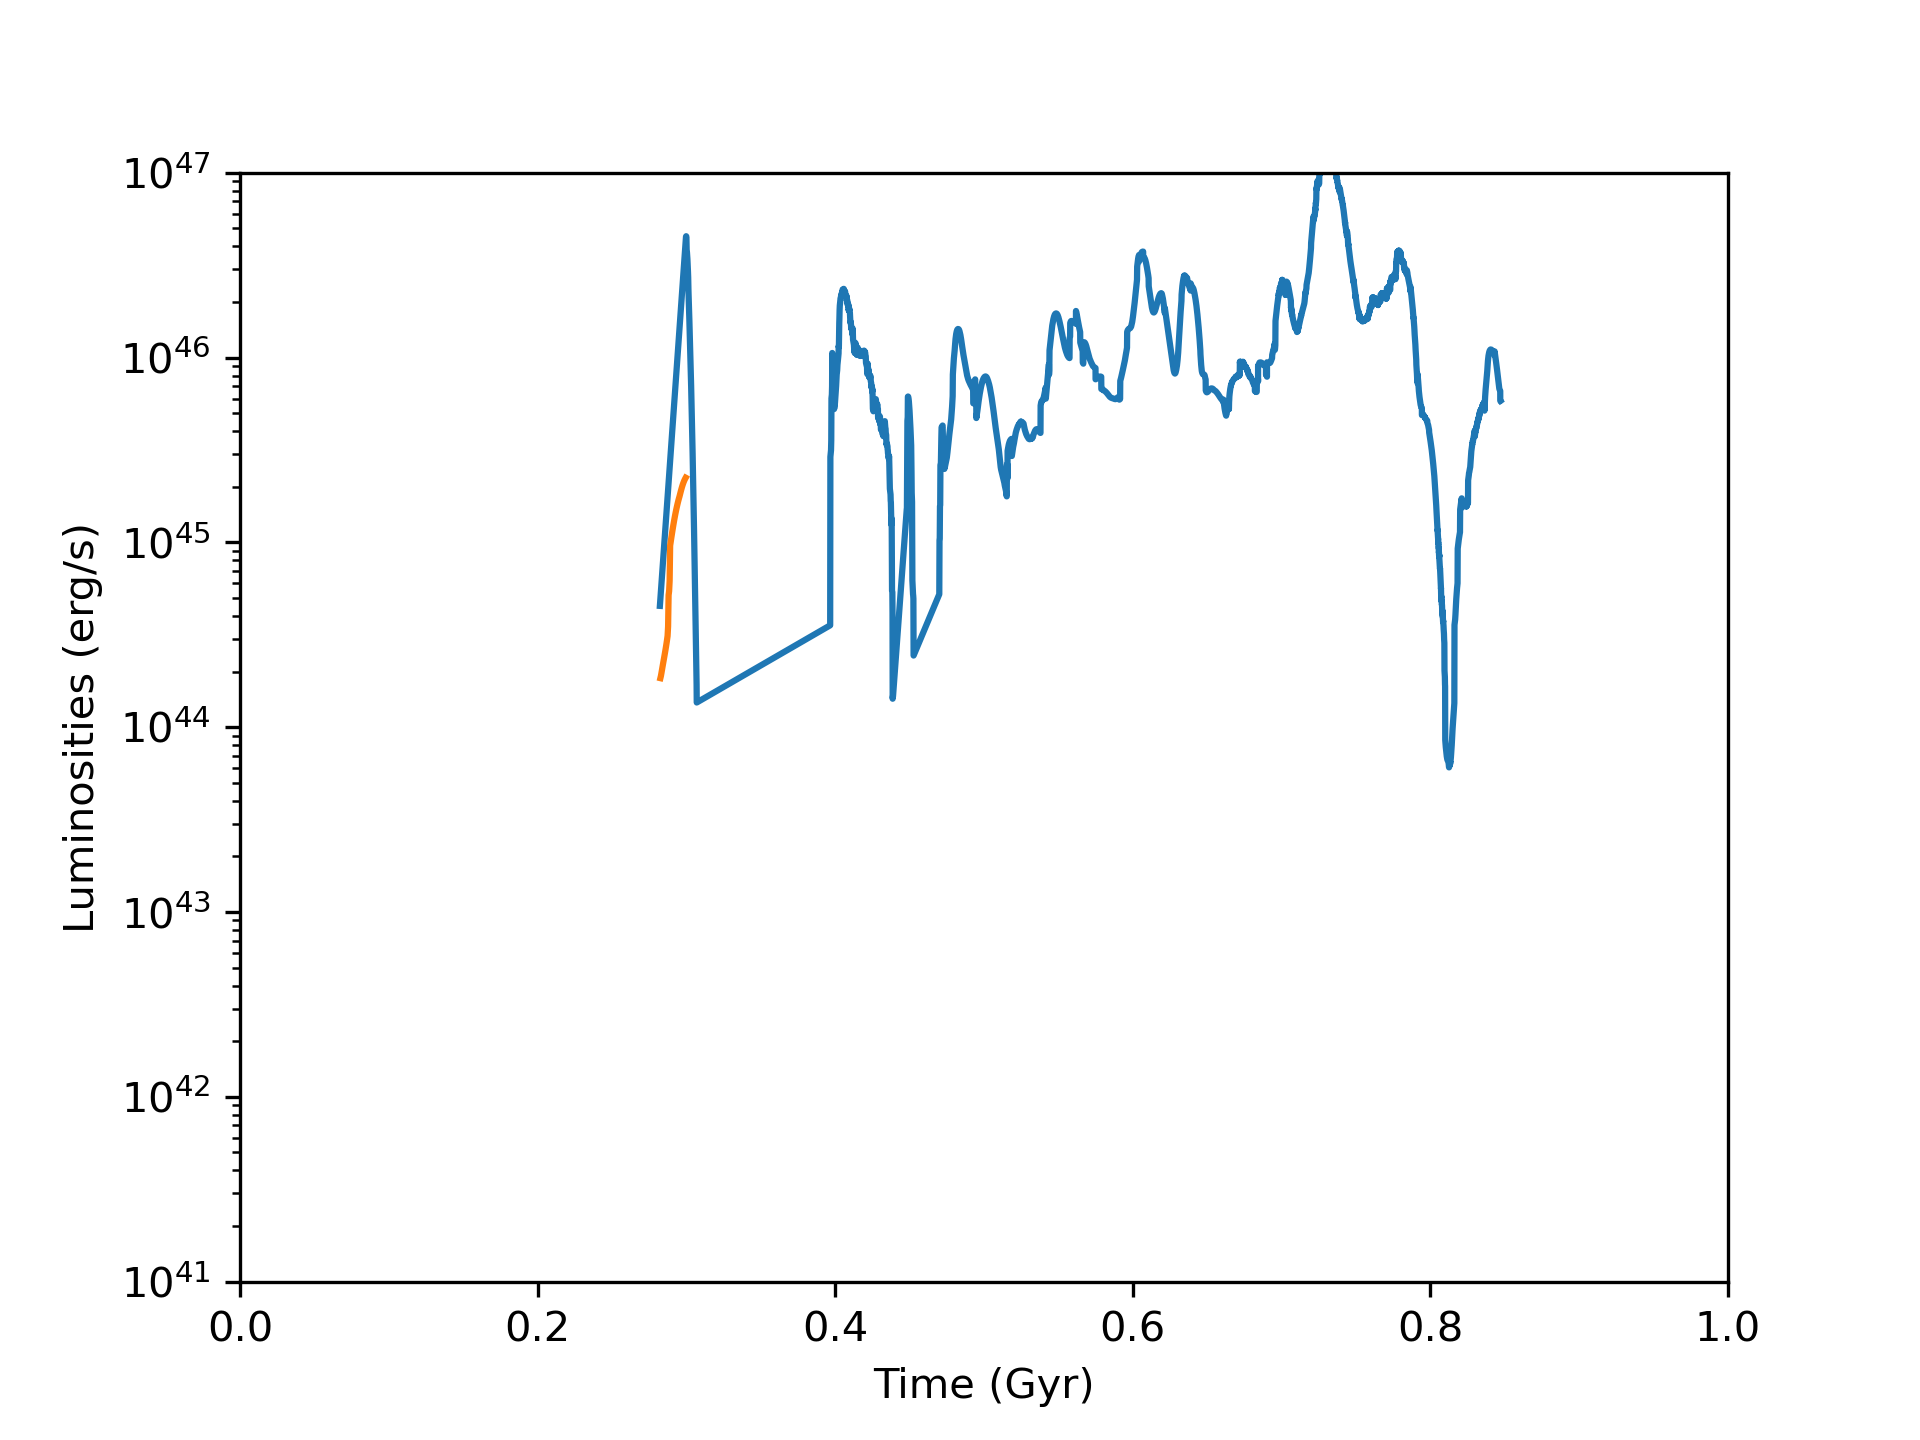

Source code (Python):
import matplotlib.pyplot as plt
import yt

yt.enable_plugins()

f=open("QSO_agn_005.dat","r")

ds_k = []
dt_k = []

ds_r = []
dt_r = []

times_k = []
times_r = []

jet = 'JET'
qso = 'QUASAR'

for line in f.readlines()[2:]:    
    curLine=line.strip().split(" ") 
    ty = str(curLine[9])
    
    if (ty == jet):
        ds_k.append(float(curLine[5]))
        dt_k.append(float(curLine[1]))
        t=float(curLine[0])
        times_k.append(t/31557600000000000)

    if (ty == qso):
        ds_r.append(float(curLine[5]))
        dt_r.append(float(curLine[1]))
        t=float(curLine[0])
        times_r.append(t/31557600000000000)

P_k=[a/b for a,b in zip(ds_k, dt_k)]
P_r=[a/b for a,b in zip(ds_r, dt_r)]

plt.semilogy(times_k, P_k, '-', markersize=1.0, label='Kinetic')
plt.semilogy(times_r, P_r, '-', markersize=1.0, label='Radiative')
plt.ylim(1e41, 1e47)
plt.xlim(0.0,1.0)
plt.ylabel("Luminosities (erg/s)")
plt.xlabel("Time (Gyr)")
plt.savefig("k_r.png" ,dpi=300)
plt.show()
f.close()
